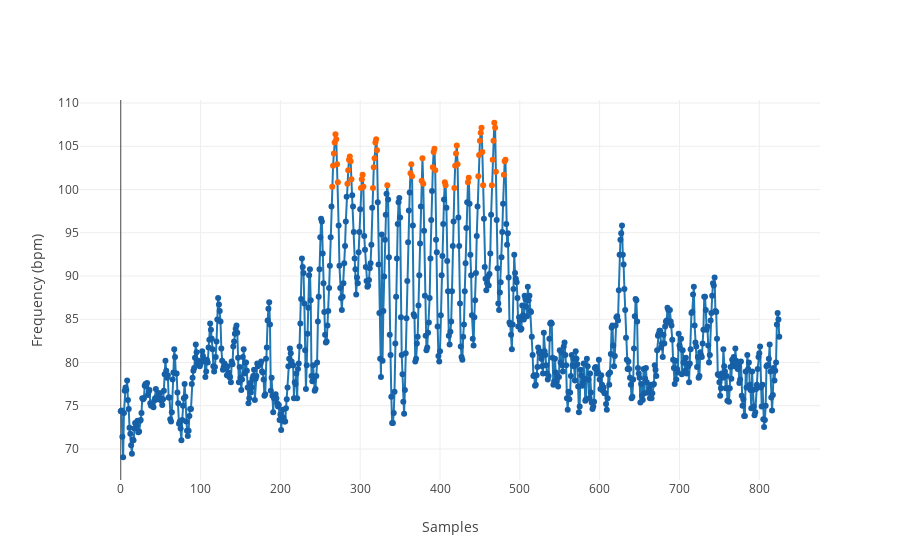

Notebook cell for this chart:
### Code cell
# Plotting bradycardia and tachycardia events

axis_x = np.linspace(0, (len(bpm_values))-1, len(bpm_values))
axis_y = bpm_values

colors = []
for i in range(len(bpm_values)):
    colors.append('rgb(22, 96, 167)')

    
for i in range(len(bpm_values)):
    if bpm_values[i] > fmax:
        colors[i] = 'rgb(205, 12, 24)'
    elif bpm_values[i] > 100:
        colors[i] = 'rgb(255, 100, 0)'
    elif bpm_values[i] < 60:
        colors[i] = 'rgb(255, 210, 0)'


trace = go.Scatter(
    x = axis_x,
    y = axis_y,
    mode='lines+markers',
    marker=dict(color=(colors))
)

layout = go.Layout(
    xaxis=dict(
        title='Samples'
        ),
    yaxis=dict(
        title='Frequency (bpm)'
        )
)

data = [trace]
fig = go.Figure(data=data, layout=layout)

iplot(fig, filename='basic-line')

### Figure 1 — Plotly figure (JSON) as saved in the notebook; plotly's stock layout.template omitted (floating-point values rounded to 4 significant figures; data arrays with more than 128 entries replaced by an {"elided": "..."} marker saying what was removed)
{"data": [{"marker": {"color": {"elided": "826 str values"}}, "mode": "lines+markers", "type": "scatter", "x": {"elided": "826 int values"}, "y": {"elided": "826 float values"}}], "layout": {"xaxis": {"title": "Samples"}, "yaxis": {"title": "Frequency (bpm)"}}}
